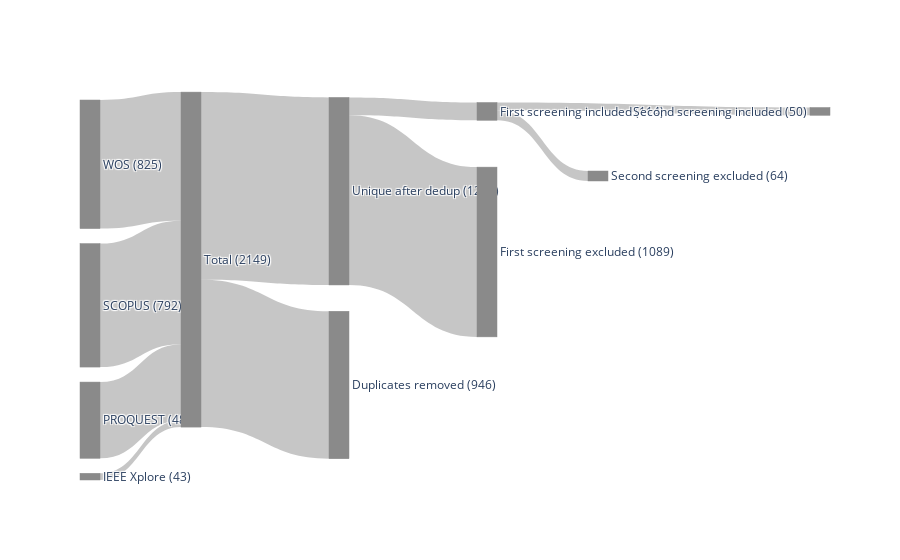

Notebook cell for this chart:
### Markdown cell above
## Screening Sankey diagram

### Code cell
import plotly.graph_objects as go

labels = [
    "SCOPUS (792)",
    "IEEE Xplore (43)",
    "PROQUEST (489)",
    "WOS (825)",
    "Total (2149)",
    "Duplicates removed (946)",
    "Unique after dedup (1203)",
    "First screening included (114)",
    "First screening excluded (1089)",
    "Second screening included (50)",
    "Second screening excluded (64)",
]

# Index mapping for readability
S, I, P, W, C, D, U, F_in, F_out, S_in, S_out = range(len(labels))

sources = [S, I, P, W, C, C, U, U, F_in, F_in]
targets = [C, C, C, C, D, U, F_in, F_out, S_in, S_out]
values  = [792, 43, 489, 825, 946, 1203, 114, 1089, 50, 64]

fig = go.Figure(data=[go.Sankey(
    arrangement="fixed",
    node=dict(
        label=labels,
        pad=15,
        thickness=20,
        x=[0.0, 0.0, 0.0, 0.0, 0.15, 0.35, 0.35, 0.55, 0.55, 1, 0.7],
        y=[0.10, 0.30, 0.50, 0.70, 0.42, 0.75, 0.24, 0.03, 0.4, 0.03, 0.2],
        color="#8A8A8A",
        line=dict(color="#8A8A8A")
    ),
    link=dict(source=sources, target=targets, value=values, color="rgba(128,128,128,0.45)")
)])

fig.update_layout(font_size=12)
fig.show()

### Figure 1 — Plotly figure (JSON) as saved in the notebook; plotly's stock layout.template omitted (floating-point values rounded to 4 significant figures)
{"data": [{"arrangement": "fixed", "link": {"color": "rgba(128,128,128,0.45)", "source": [0, 1, 2, 3, 4, 4, 6, 6, 7, 7], "target": [4, 4, 4, 4, 5, 6, 7, 8, 9, 10], "value": [792, 43, 489, 825, 946, 1203, 114, 1089, 50, 64]}, "node": {"color": "#8A8A8A", "label": ["SCOPUS (792)", "IEEE Xplore (43)", "PROQUEST (489)", "WOS (825)", "Total (2149)", "Duplicates removed (946)", "Unique after dedup (1203)", "First screening included (114)", "First screening excluded (1089)", "Second screening included (50)", "Second screening excluded (64)"], "line": {"color": "#8A8A8A"}, "pad": 15, "thickness": 20, "x": [0, 0, 0, 0, 0.15, 0.35, 0.35, 0.55, 0.55, 1, 0.7], "y": [0.1, 0.3, 0.5, 0.7, 0.42, 0.75, 0.24, 0.03, 0.4, 0.03, 0.2]}, "type": "sankey"}], "layout": {"font": {"size": 12}}}
